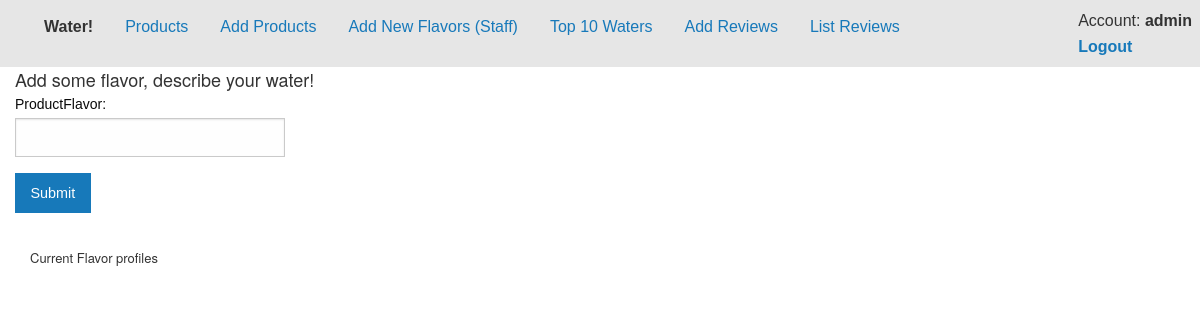
Page /flavors (signed in) on the earlier database version.
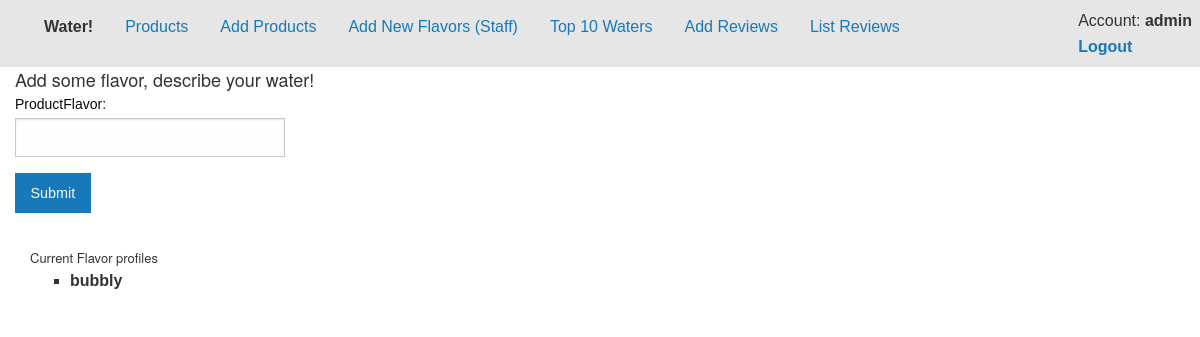
Same page on the later database version.
### AddWater/models.py (models this page shows, shortened)
class Flavors(models.Model):
    ProductFlavor = models.CharField(max_length=15, unique=True,)

### AddWater/views.py (the view)
# urls.py: url(r'^flavors$',views.addflavor, name='addflavor'),
@user_passes_test(lambda u: u.is_superuser)
def addflavor(request):
    if request.method == 'POST':
        form = FlavorsForm(request.POST)
        form.save()
    else:
        form = FlavorsForm()
    flavors = Flavors.objects.all()
    context = {
        'title':"Home",
        'content': flavors,
        'form':form,
        }
    return render(request, 'flavors.html', context)

### AddWater/forms.py
class FlavorsForm(ModelForm):
    class Meta:
        model = Flavors
        fields = '__all__'

### AddWater/templates/flavors.html (shortened to what this page needs)
{% extends "default.html" %}
{% load static %}
{% block content %}
<div class="row">
  <div class="large-12 columns">
    <h1>Add some flavor, describe your water!</h1>
  </div>
</div>
<div class="row">
<div class="large-12 columns">
    <form action="" method="post">
      <div class="row">
        <div class="large-3 columns">
          {{ form }}
          </div>
      </div>
      <div class="row">
        <div class="large-9 columns">
          <input type="submit" value="Submit" class="button">
        </div>
      </div>
    </form>
  <div class="large-12 columns">
    <h2>Current Flavor profiles</h2>
    <ul>
    {% for element in content %}
    <li>{{ element.ProductFlavor }}</li>
    {% endfor %}
    </ul>
  </div>
</div>
{% endblock %}

Differences in the rows shown:
added Flavors: ProductFlavor "bubbly"
